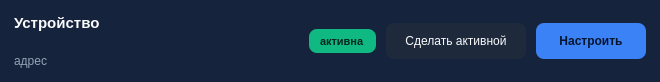
<?xml version="1.0" encoding="UTF-8"?>
<ui version="4.0">
 <class>DeviceRow</class>
 <widget class="QWidget" name="DeviceRow">
  <property name="geometry"><rect><x>0</x><y>0</y><width>660</width><height>82</height></rect></property>
  <attribute name="WA_StyledBackground"><bool>true</bool></attribute>
  <property name="styleSheet">
   <string notr="true">
QWidget#DeviceRow { background-color: #16233C; border-radius: 10px; }
QLabel#NameLabel { color: #F8FAFC; font-size: 15px; font-weight: bold; }
QLabel#AddressLabel { color: #94A3B8; }
QLabel#ActiveLabel { color: #06281D; background-color: #10B981; border-radius: 8px; padding: 4px 8px; font-size: 11px; font-weight: bold; }
QPushButton { background-color: #1E293B; color: #F8FAFC; border: none; border-radius: 8px; padding: 8px 12px; font-size: 12px; }
QPushButton:hover { background-color: #334155; }
QPushButton:disabled { background-color: #172033; color: #64748B; }
QPushButton#ConfigureButton { background-color: #3B82F6; color: #06152E; font-weight: bold; }
QPushButton#ConfigureButton:hover { background-color: #2563EB; }
   </string>
  </property>
  <layout class="QHBoxLayout" name="rowLayout" stretch="1,0,0,0">
   <property name="spacing"><number>10</number></property>
   <property name="leftMargin"><number>14</number></property>
   <property name="topMargin"><number>0</number></property>
   <property name="rightMargin"><number>14</number></property>
   <property name="bottomMargin"><number>0</number></property>
   <item>
    <layout class="QVBoxLayout" name="textLayout" stretch="0,0">
     <property name="spacing"><number>6</number></property>
     <item>
      <widget class="QLabel" name="NameLabel">
       <property name="text"><string>Устройство</string></property>
       <property name="wordWrap"><bool>false</bool></property>
       <property name="minimumSize"><size><width>0</width><height>22</height></size></property>
       <property name="maximumSize"><size><width>16777215</width><height>22</height></size></property>
      </widget>
     </item>
     <item>
      <widget class="QLabel" name="AddressLabel">
       <property name="text"><string>адрес</string></property>
       <property name="wordWrap"><bool>false</bool></property>
       <property name="minimumSize"><size><width>0</width><height>18</height></size></property>
       <property name="maximumSize"><size><width>16777215</width><height>18</height></size></property>
      </widget>
     </item>
    </layout>
   </item>
   <item>
    <widget class="QLabel" name="ActiveLabel">
     <property name="text"><string>активна</string></property>
     <property name="minimumSize"><size><width>0</width><height>24</height></size></property>
     <property name="maximumSize"><size><width>16777215</width><height>24</height></size></property>
    </widget>
   </item>
   <item>
    <widget class="QPushButton" name="ActivateButton">
     <property name="text"><string>Сделать активной</string></property>
     <property name="minimumSize"><size><width>140</width><height>36</height></size></property>
     <property name="maximumSize"><size><width>140</width><height>36</height></size></property>
    </widget>
   </item>
   <item>
    <widget class="QPushButton" name="ConfigureButton">
     <property name="text"><string>Настроить</string></property>
     <property name="minimumSize"><size><width>110</width><height>36</height></size></property>
     <property name="maximumSize"><size><width>110</width><height>36</height></size></property>
    </widget>
   </item>
  </layout>
 </widget>
 <resources/>
 <connections/>
</ui>
